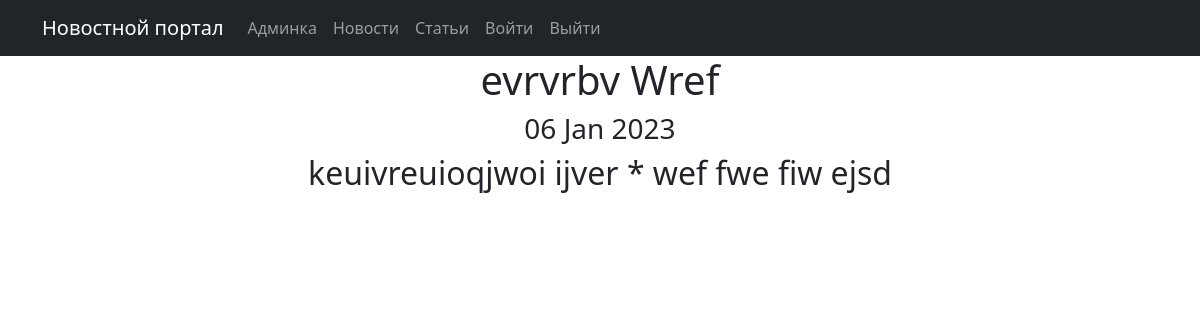
/post/1, run on the app's committed database.
### NewsPortal/qwe/models.py (models this page shows, shortened)
class Post(models.Model):
    ARTICLE = 'AR'
    NEWS = 'NE'
    CATEGORY = (
        (ARTICLE, 'Статья'),
        (NEWS, 'Новость'),
    )
    postAuthor = models.ForeignKey(Author, on_delete=models.CASCADE)
    postType = models.CharField(max_length=2, choices=CATEGORY, default=ARTICLE)
    date = models.DateTimeField(auto_now_add=True)
    category = models.ManyToManyField(Category, through='PostCategory')
    title = models.CharField(max_length=256)
    text = models.TextField()
    rating = models.IntegerField(default=0)

### NewsPortal/qwe/views.py (the view)
# urls.py: path('post/<pk>', PostDetail.as_view(), name='post_detail'),
class PostDetail(DetailView):
    model = Post
    template_name = 'new.html'
    context_object_name = 'new'

### NewsPortal/qwe/templatetags/custom_filters.py (called while the page is built)
@register.filter()
def censor(value):
    try:
        if type(value) is not str:
            raise StrError()
    except StrError as e:
        pprint(e)
        return
    else:
        postfix = ''
        for i in value.split():
            if i.lower() in qwe:
                i = qwe[i.lower()]
            postfix += f'{i} '
        return f'{postfix}'

### NewsPortal/templates/new.html (shortened to what this page needs)
{% extends 'flatpages/default.html' %}
{% load custom_filters %}
{% block content %}
<h1>{{ new.title|censor }}</h1>
<h3>{{ new.date|date:'d M Y' }}</h3>
<h2>{{ new.text|censor }}</h2>
{% endblock content %}

### data on the page
Post: title|censor "evrvrbv Wref", date "06 Jan 2023", text|censor "keuivreuioqjwoi ijver * wef fwe fiw ejsd"
